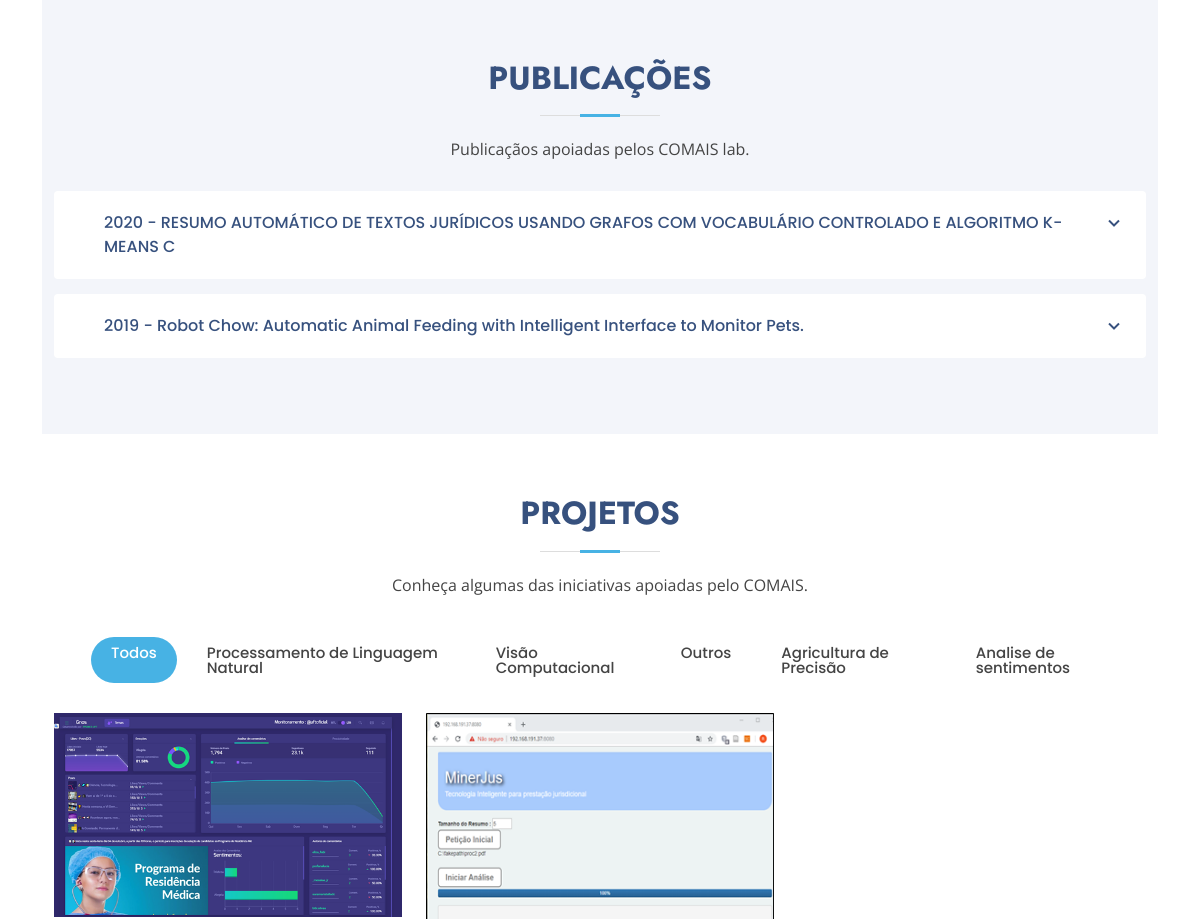
Before: / (middle part) with the older database file.
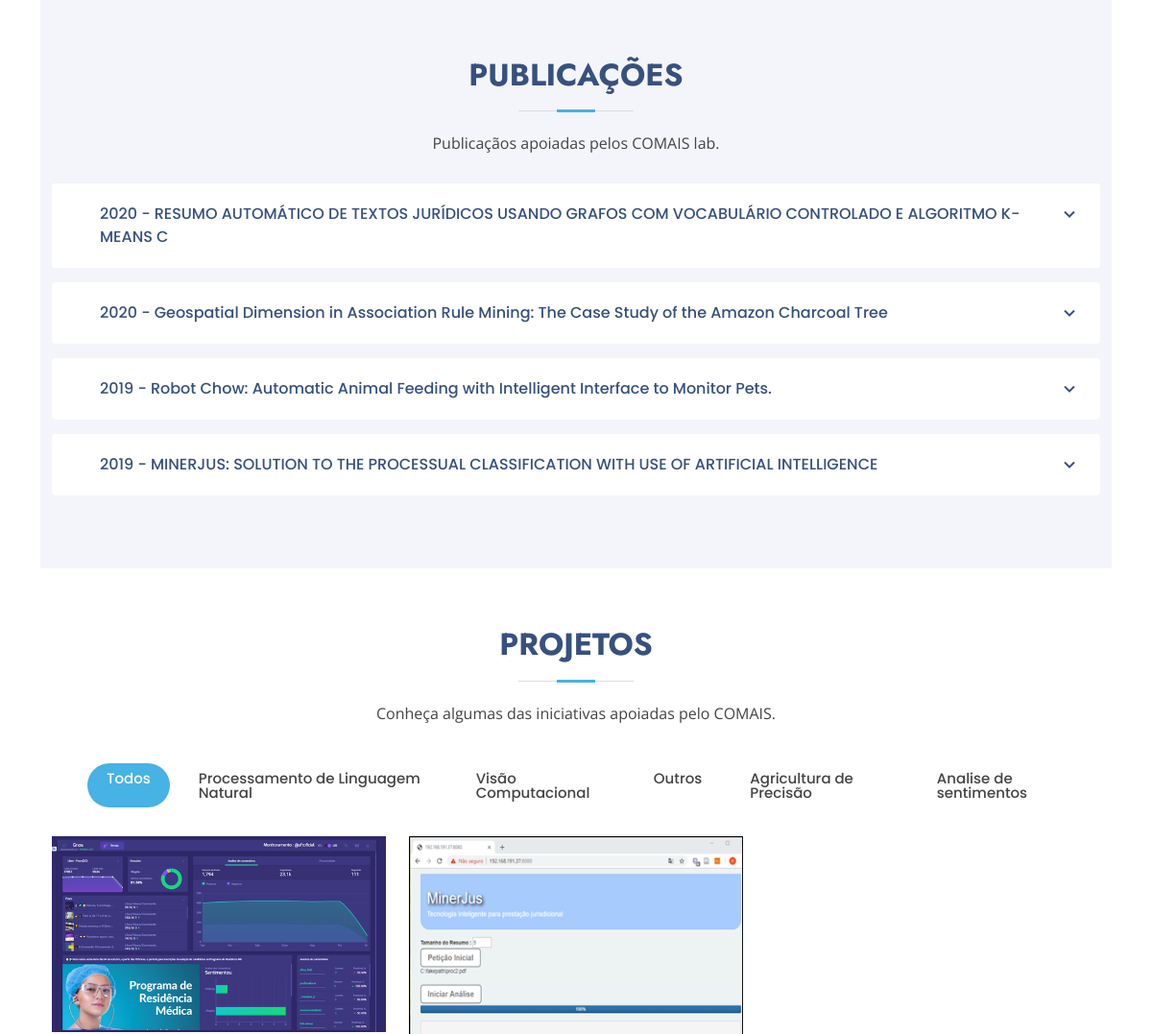
After: the same page with the newer database file.
### website/models.py (models this page shows, shortened)
class Publicacao(models.Model):
    user=models.ForeignKey(User, on_delete=models.CASCADE, default=None)
    titulo = models.CharField('Título',max_length=100)
    resumo = models.TextField('Resumo')
    ano = models.IntegerField('Ano')
    autores = models.CharField('Autores',max_length=100)
    artigo_upload = models.FileField(upload_to='artigos/', blank=True, null=True)
    post_date = models.DateTimeField('Data do Post',  default=django.utils.timezone.now)
    categoria = models.ManyToManyField(Categoria_publicacao)

class TipoProjeto(models.Model):
    type = models.CharField(max_length=100)
    filter = models.CharField(max_length=30, blank=True, null=True, default='.filter-outros')

class Projeto(models.Model):
    name = models.CharField('Nome',max_length=100)
    client = models.CharField('Cliente',max_length=100, null=True, blank=True)
    title = models.CharField('Título',max_length=100)
    type = models.ManyToManyField(TipoProjeto)
    date = models.DateField('Data')
    url = models.URLField('URL',max_length=100)
    description = models.TextField('Descrição', blank=True, null=True)
    image1 = models.ImageField('Imagem 1', upload_to='images/', blank=True, null=True)
    image2 = models.ImageField('Imagem 2', upload_to='images/', blank=True, null=True)
    image3 = models.ImageField('Imagem 3', upload_to='images/', blank=True, null=True)
    user = models.ForeignKey(User, blank=True,null=True, on_delete=models.SET_NULL, related_name="user")

### website/views.py (the view)
# urls.py: path('', views.home, name='home'),
def home(request):
    tipos = TipoProjeto.objects.all()
    projetos = Projeto.objects.all()
    publicacoes = Publicacao.objects.all().order_by('-ano')
    colaboradores = Colaborador.objects.all()
    submitted = False
    if request.method == 'POST':
        form = ContatoForm(request.POST)
        if form.is_valid():
            form.save()
            messages.success(request, 'Sua manifestação foi enviado com sucesso, obrigado pelo contato!')
            return HttpResponseRedirect('/#contact')
    else:
        form = ContatoForm
        if 'submitted' in request.GET:
            submitted = True
    return render(request,'home.html', {'form':form, 'submitted':submitted, 'tipos':tipos, 'projetos':projetos,
                  'colaboradores':colaboradores, 'publicacoes':publicacoes})

### website/templates/home.html (shortened to what this page needs)
{% extends 'base2.html' %}
{% load static %}
{% block content %}
    <body>
      <main id="main">
        <section id="publicacoes" class="faq section-bg">
          <div class="container aos-init aos-animate" data-aos="fade-up">
            <div class="section-title">
              <h2>Publicações</h2>
              <p>Publicaçãos apoiadas pelos COMAIS lab.</p>
            </div>
            <div class="faq-list">
              <ul>
                {% for publicacao in publicacoes %}
                <li data-aos="fade-up" data-aos-delay="100" class="aos-init aos-animate">
                  <a data-bs-toggle="collapse" class="collapse collapsed" data-bs-target="#faq-list-{{publicacao.id}}" aria-expanded="false">
                    {{publicacao.ano}} - {{publicacao.titulo}}
                  <i class="bx bx-chevron-down icon-show"></i></a>
                </li>
                {% endfor %}
              </ul>
            </div>
          </div>
        </section>
        <section id="portfolio" class="portfolio">
          <div class="container" data-aos="fade-up">
            <div class="section-title">
              <h2>Projetos</h2>
              <p>Conheça algumas das iniciativas apoiadas pelo COMAIS.</p>
            </div>
            <ul id="portfolio-flters" class="d-flex justify-content-center" data-aos="fade-up" data-aos-delay="100">
              <li data-filter="*" class="filter-active">Todos</li>
              {%for tipo in tipos %}
              <li data-filter=.{{tipo.filter}}>{{tipo.type}}</li>
              {% endfor%}
            </ul>
            <div class="row portfolio-container" data-aos="fade-up" data-aos-delay="200">
              {%for projeto in projetos%}
              <div class="col-lg-4 col-md-6 portfolio-item
                          {% for tipo in projeto.type.all %}
                          {{tipo.filter}}
                          {% endfor %}
                ">
                {% if projeto.image1 %}
                <div class="portfolio-img"><img src={{projeto.image1.url}} class="img-fluid" alt=""></div>
                {% endif %}
              </div>
              {%endfor%}
            </div>
          </div>
        </section>
      </main>
    </body>
    </html>
{% endblock  %}

Changed rows visible on the page:
added Publicacao: ano "2020", titulo "Geospatial Dimension in Association Rule Mining: The Case Study of the Amazon Charcoal Tree"
added Publicacao: ano "2019", titulo "MINERJUS: SOLUTION TO THE PROCESSUAL CLASSIFICATION WITH USE OF ARTIFICIAL INTELLIGENCE"
